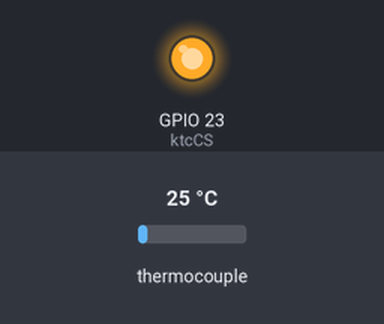
A sketch run on a simulated ESP32. On the bench: output pins drawn as LEDs (lit = HIGH). The inputs (shaded band) are chosen by the test bench; at power-on: thermocouple 25 °C. Pins used as bus, display or sensor lines are not drawn; what the sketch prints to the serial monitor is not drawn.

Above: at 0.1 s.
At 1.7 s:
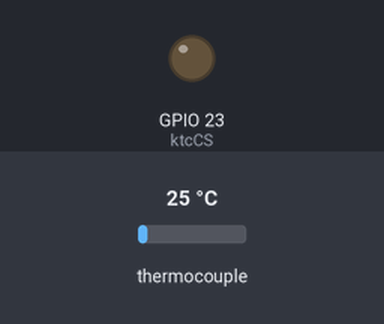
1.8 s: thermocouple set to 75 °C
Timing chart, 0 to 4.8 s (numbered marks = the images above; inputs shaded):
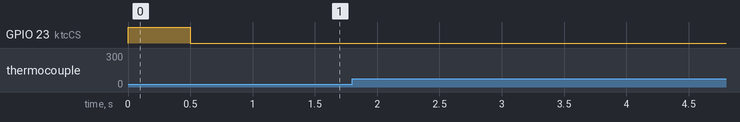

Measured:
- after the input at 1.8 s, every drawn part: stays the same

The sketch:

HUB_ESPNOW.ino
```cpp
//By Alan Gabriel, alangabriel071@gmail.com

#include <esp_now.h>
#include <WiFi.h>
#include "max6675.h"

// MAX6675 sensor configuration
int ktcSO = 21;
int ktcCS = 23;
int ktcCLK = 22;

MAX6675 ktc(ktcCLK, ktcCS, ktcSO);

int cycle = 0;
int threshold = 35; // Default threshold value
int threshintv = 0;
unsigned long lastBroadcastTime = 0; // Stores the last time a broadcast was sent
unsigned long delayDuration = 0; // Duration to wait before the next broadcast
unsigned long lastTempRead = 0;
float temperature = 0;

struct Data {
  int ID;
  int cyc;
  int thres;
  int intv;
};
Data received;

// ESP-NOW addresses
uint8_t panelbots[] = {0xFF, 0xFF, 0xFF, 0xFF, 0xFF, 0xFF};
uint8_t pump[] = {0x08, 0xF9, 0xE0, 0x6C, 0x4B, 0x07};  // esp's mac add

void onDataSent(const uint8_t *mac_addr, esp_now_send_status_t status) {
  Serial.print("ESP-NOW Send Status: ");
  Serial.println(status == ESP_NOW_SEND_SUCCESS ? "Success" : "Fail");
}

void setup() {
  Serial.begin(115200);
  Serial.println("ESP-NOW ESP Initialized");
  Serial2.begin(9600, SERIAL_8N1, 16, 17);

  pinMode(ktcCS, OUTPUT);
  digitalWrite(ktcCS, HIGH);

  delay(500); // Give the MAX6675 time to stabilize

  // Initialize ESP-NOW
  WiFi.mode(WIFI_STA);
  if (esp_now_init() != ESP_OK) {
    Serial.println("Error initializing ESP-NOW");
    return;
  }
  esp_now_register_send_cb(onDataSent);

  esp_now_peer_info_t peerInfo;
  memcpy(peerInfo.peer_addr, panelbots, 6);
  peerInfo.channel = 0;
  peerInfo.encrypt = false;
  if (esp_now_add_peer(&peerInfo) != ESP_OK) {
    Serial.println("Failed to add broadcast peer");
  }

  memcpy(peerInfo.peer_addr, pump, 6);
  peerInfo.channel = 0;
  peerInfo.encrypt = false;
  if (esp_now_add_peer(&peerInfo) != ESP_OK) {
    Serial.println("Failed to add unicast peer");
  }
}

void readTemperature() {
  if (millis() - lastTempRead > 500) {  // Ensure reading occurs every 500ms
    digitalWrite(ktcCS, LOW);
    delay(10);
    temperature = ktc.readCelsius();
    digitalWrite(ktcCS, HIGH);
    lastTempRead = millis();
    //Serial.println(temperature);
  }
}

void sendBroadcastAndUnicast(int cycleValue) {
  uint8_t broadcastMessage[1] = { (uint8_t)cycleValue };
  esp_now_send(panelbots, broadcastMessage, sizeof(broadcastMessage));
  Serial.println("Broadcast signal sent to panelbots.");

  uint8_t unicastMessage[1] = { (uint8_t)cycleValue };
  esp_now_send(pump, unicastMessage, sizeof(unicastMessage));
  Serial.println("Unicast signal sent to water pump.");
}

void loop() {
  readTemperature();

  if (Serial2.available()) {
    Serial2.readBytes((uint8_t*)&received, sizeof(received));

    if (received.ID == 0) {
      if (temperature < 0) {
        Serial.println("Failed to read from MAX6675 sensor");
      } else {
        Serial2.println(temperature);
        Serial.print("Temperature sent to Blynk ESP: ");
        Serial.println(temperature);
      }
    } else if (received.ID == 1) {
      cycle = received.cyc;
      threshold = received.thres;
      Serial.print("Cycle received: ");
      Serial.println(cycle);
      Serial.print("Threshold updated to: ");
      Serial.println(threshold);

      // Send immediate broadcast and unicast message
      sendBroadcastAndUnicast(cycle);
    } else if (received.ID == 2) {
      cycle = received.cyc;
      Serial.print("Cycle received: ");
      Serial.println(cycle);
    } else if (received.ID == 3) {
      threshold = received.thres;
      Serial.print("Threshold updated to: ");
      Serial.println(threshold);
    } else if (received.ID == 4) {
      threshintv = received.intv;
      Serial.print("Threshold-Interval Updated and Saved: ");
      Serial.println(threshintv);
    }
  }

  // Periodically check the temperature against the threshold
  readTemperature();
  if (temperature >= 0) {
    if (temperature > threshold && threshold != 0) {
      unsigned long currentMillis = millis();
      if (currentMillis - lastBroadcastTime >= delayDuration) {
        Serial.println("Temperature exceeded threshold!");
        sendBroadcastAndUnicast(cycle);
        lastBroadcastTime = currentMillis;

        // Set delay duration based on threshintv
        switch (threshintv) {
          case 0: delayDuration = 30L * 60 * 1000; break; // 30 minutes
          case 1: delayDuration = 60L * 60 * 1000; break; // 1 hour
          case 2: delayDuration = 90L * 60 * 1000; break; // 1.5 hours
          case 3: delayDuration = 120L * 60 * 1000; break; // 2 hours
          case 4: delayDuration = 180L * 60 * 1000; break; // 3 hours
          default: delayDuration = 30L * 60 * 1000; break; // Default to 30 minutes
        }
      }
    }
  } else {
    Serial.println("Failed to read from MAX6675 sensor");
  }
}
```
